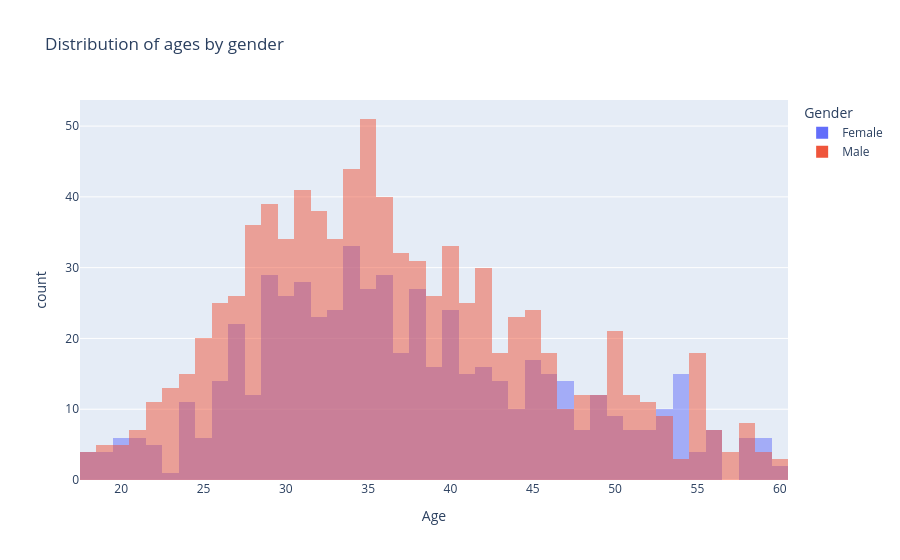

Notebook source saved alongside this figure:
### Markdown cell above
7. Is the distribution of ages different for men and women?
Find two ways of investigating the difference

### Code cell
fig = px.histogram(df, x="Age", color="Gender", barmode="overlay",
                   title="Distribution of ages by gender")
fig.show()

### Figure 1 — Plotly figure (JSON) as saved in the notebook; plotly's stock layout.template omitted (floating-point values rounded to 4 significant figures; data arrays with more than 128 entries replaced by an {"elided": "..."} marker saying what was removed)
{"data": [{"bingroup": "x", "hovertemplate": "Gender=Female<br>Age=%{x}<br>count=%{y}<extra></extra>", "legendgroup": "Female", "marker": {"color": "#636efa", "opacity": 0.5, "pattern": {"shape": ""}}, "name": "Female", "orientation": "v", "showlegend": true, "type": "histogram", "x": {"elided": "588 int values"}, "xaxis": "x", "yaxis": "y"}, {"bingroup": "x", "hovertemplate": "Gender=Male<br>Age=%{x}<br>count=%{y}<extra></extra>", "legendgroup": "Male", "marker": {"color": "#EF553B", "opacity": 0.5, "pattern": {"shape": ""}}, "name": "Male", "orientation": "v", "showlegend": true, "type": "histogram", "x": {"elided": "882 int values"}, "xaxis": "x", "yaxis": "y"}], "layout": {"barmode": "overlay", "legend": {"title": {"text": "Gender"}, "tracegroupgap": 0}, "title": {"text": "Distribution of ages by gender"}, "xaxis": {"anchor": "y", "domain": [0.0, 1.0], "title": {"text": "Age"}}, "yaxis": {"anchor": "x", "domain": [0.0, 1.0], "title": {"text": "count"}}}}
